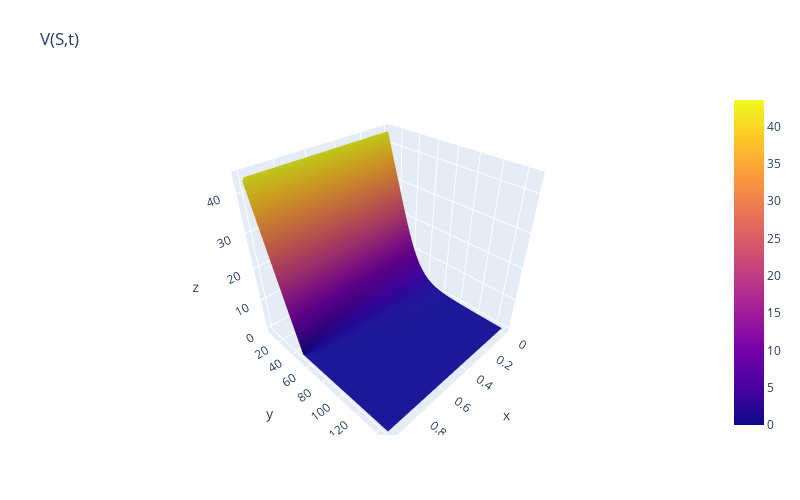

Notebook source saved alongside this figure:
### Markdown cell above
### Brennan-Schwartz algorythm implementation
### Plotting grid with Early execution Curve

### Code cell
# valuating the option using brennan schwartz algorythm
grid.BrennanSchwartz()

# transforming coordinates
grid.toNormal(True)
grid.plot(0, cut=True, stoppingline=False)
